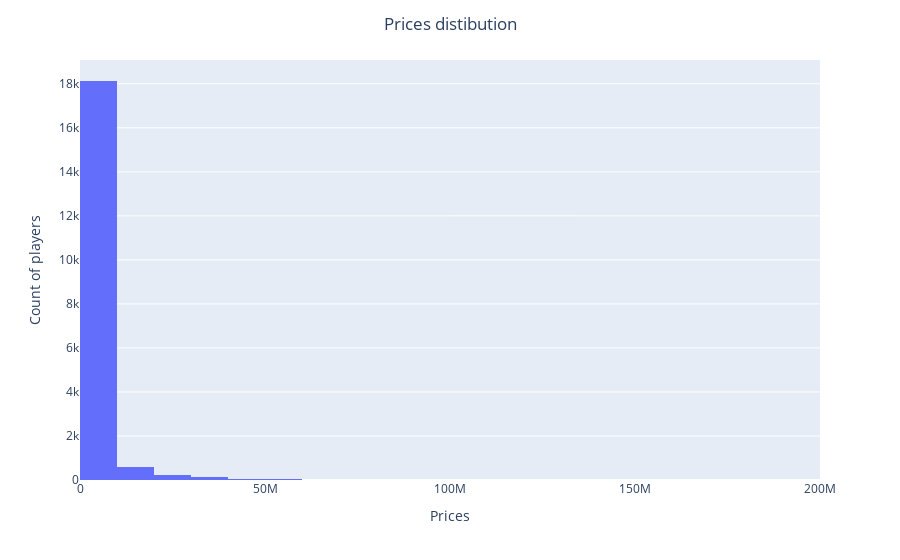

Here is the notebook cell this chart was saved with:
### Code cell
fig = px.histogram(values, x="value_eur", nbins = 20)
fig.update_layout(
    title = 'Prices distibution',
    title_x = 0.5,
    xaxis_title = "Prices",
    yaxis_title = "Count of players")
fig.show()

### Figure 1 — Plotly figure (JSON) as saved in the notebook; plotly's stock layout.template omitted (floating-point values rounded to 4 significant figures; data arrays with more than 128 entries replaced by an {"elided": "..."} marker saying what was removed)
{"data": [{"alignmentgroup": "True", "bingroup": "x", "hovertemplate": "value_eur=%{x}<br>count=%{y}<extra></extra>", "legendgroup": "", "marker": {"color": "#636efa", "pattern": {"shape": ""}}, "name": "", "nbinsx": 20, "offsetgroup": "", "orientation": "v", "showlegend": false, "type": "histogram", "x": {"elided": "19239 int values"}, "xaxis": "x", "yaxis": "y"}], "layout": {"autosize": true, "barmode": "relative", "legend": {"tracegroupgap": 0}, "margin": {"t": 60}, "title": {"text": "Prices distibution", "x": 0.5}, "xaxis": {"anchor": "y", "autorange": true, "domain": [0, 1], "range": [-0.5, 200000000.0], "title": {"text": "Prices"}, "type": "linear"}, "yaxis": {"anchor": "x", "autorange": true, "domain": [0, 1], "range": [0, 19080.0], "title": {"text": "Count of players"}}}}
